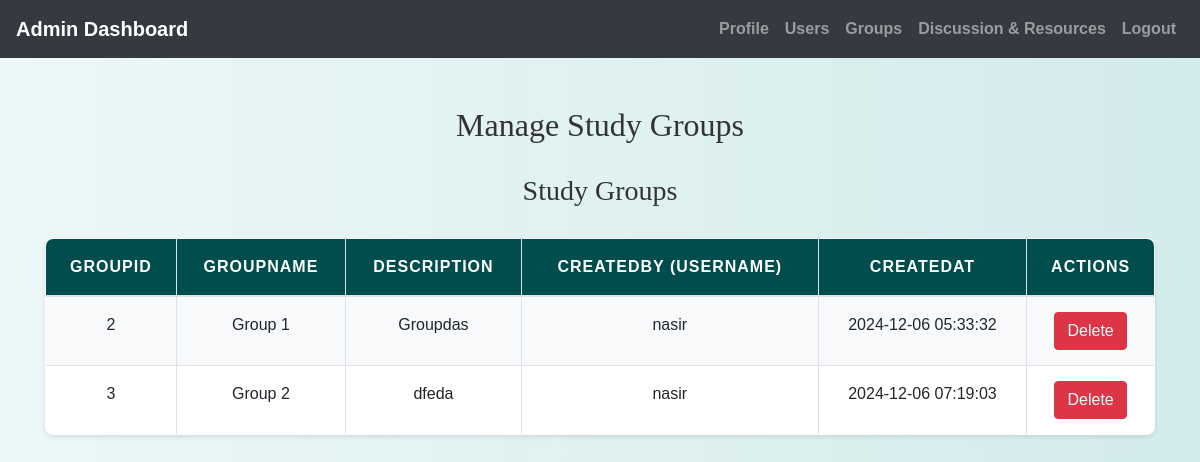
/admin/manage_groups.php, run on an earlier commit of the app's database.
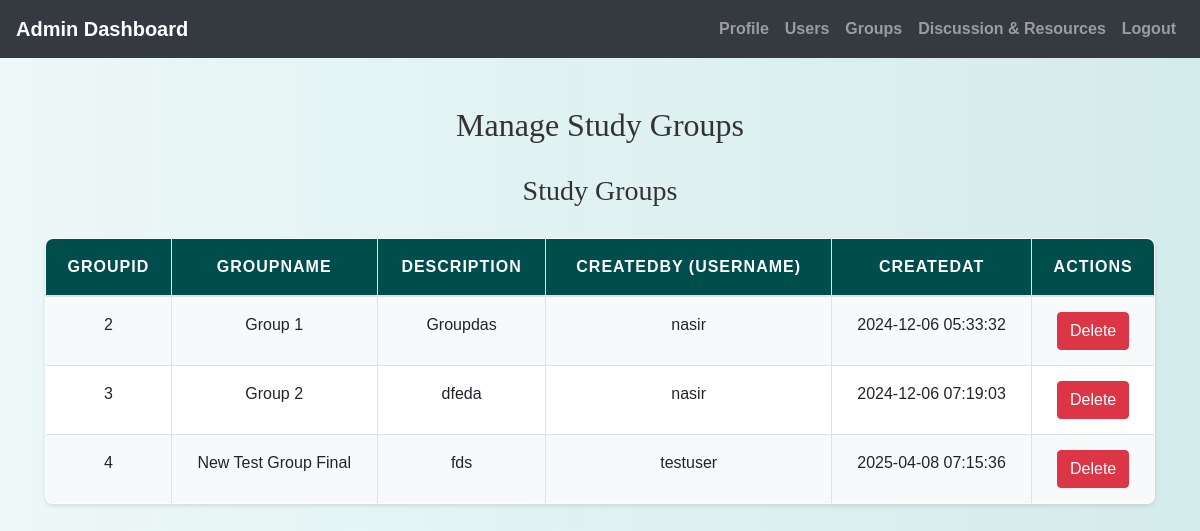
And on a later commit of the database.
### tables this page shows
CREATE TABLE `studygroups` (
  `GroupID` int(11) NOT NULL,
  `GroupName` varchar(255) NOT NULL,
  `Description` text DEFAULT NULL,
  `CreatedBy` int(11) NOT NULL,
  `CreatedAt` timestamp NOT NULL DEFAULT current_timestamp()
);

CREATE TABLE `users` (
  `id` int(11) NOT NULL,
  `username` varchar(50) NOT NULL,
  `password` varchar(255) NOT NULL,
  `email` varchar(100) NOT NULL,
  `phone` varchar(20) NOT NULL,
  `age` int(11) DEFAULT NULL,
  `full_name` varchar(255) NOT NULL,
  `bio` text DEFAULT NULL,
  `created_at` datetime DEFAULT current_timestamp(),
  `status` enum('pending','approved','rejected') NOT NULL DEFAULT 'pending'
);

### admin/manage_groups.php (the view, shortened to what this page needs)
<?php
include('config.php');
$sql_groups = "SELECT g.*, u.username FROM studygroups g
               JOIN users u ON g.CreatedBy = u.id";
$result_groups = mysqli_query($conn, $sql_groups);
?>
<!DOCTYPE html>
<html lang="en">
<head>
    <link rel="stylesheet" href="https://maxcdn.bootstrapcdn.com/bootstrap/4.5.2/css/bootstrap.min.css">
    <link rel="stylesheet" href="../css/style.css">
</head>
<body>
<?php include('admin_navbar.php'); ?>
<div class="container mt-5">
    <h2 class="text-center">Manage Study Groups</h2>
    <h3>Study Groups</h3>
    <?php if (mysqli_num_rows($result_groups) == 0): ?>
        <div class="alert alert-warning" role="alert">
            No groups found.
        </div>
    <?php else: ?>
        <table class="table table-bordered">
            <thead>
                <tr>
                    <th>GroupID</th>
                    <th>GroupName</th>
                    <th>Description</th>
                    <th>CreatedBy (Username)</th>
                    <th>CreatedAt</th>
                    <th>Actions</th>
                </tr>
            </thead>
            <tbody>
                <?php while ($group = mysqli_fetch_assoc($result_groups)): ?>
                    <tr>
                        <td><?php echo $group['GroupID']; ?></td>
                        <td><?php echo $group['GroupName']; ?></td>
                        <td><?php echo $group['Description']; ?></td>
                        <td><?php echo $group['username']; ?></td>
                        <td><?php echo $group['CreatedAt']; ?></td>
                        <td>
                            <a href="manage_groups.php?delete_group_id=<?php echo $group['GroupID']; ?>" class="btn btn-danger" onclick="return confirm('Are you sure you want to delete this group and all its members?');">Delete</a>
                        </td>
                    </tr>
                <?php endwhile; ?>
            </tbody>
        </table>
    <?php endif; ?>
</div>
</body>
</html>

### admin/admin_navbar.php (shortened to what this page needs)
<nav class="navbar navbar-expand-lg navbar-dark bg-dark">
  <a class="navbar-brand" href="admin_home.php">Admin Dashboard</a>
  <div class="collapse navbar-collapse" id="navbarNav">
    <ul class="navbar-nav ml-auto">
      <li class="nav-item ">
        <a class="nav-link" href="update_admin.php">Profile</a>
      </li>
      <li class="nav-item ">
        <a class="nav-link" href="manage_users.php">Users</a>
      </li>
      <li class="nav-item ">
        <a class="nav-link" href="manage_groups.php">Groups</a>
      </li>
      <li class="nav-item ">
        <a class="nav-link" href="manage_resources_and_discussions.php">Discussion & Resources</a>
      </li>
      <li class="nav-item">
        <a class="nav-link" href="logout.php">Logout</a>
      </li>
    </ul>
  </div>
</nav>

### css/style.css (style rules this page uses)
body { background: linear-gradient(90deg, rgba(233, 246, 246, 0.831), rgba(207, 233, 233, 0.9)); font-family: 'Arial', sans-serif; color: #333; line-height: 1.6; }
h1, h2, h3, h4 { text-align: center; margin-top: 30px; margin-bottom: 30px; font-family: 'Georgia', serif; }
.container { margin-bottom: 40px; }
.table { width: 100%; border-collapse: collapse; margin-top: 20px; font-size: 16px; background-color: #ffffff; border-radius: 8px; overflow: hidden; box-shadow: 0 2px 4px rgba(0, 0, 0, 0.1); }
.table th, .table td { padding: 15px; border: 1px solid #dee2e6; text-align: center; }
.table thead th { background-color: #004d4d; color: white; font-weight: bold; text-transform: uppercase; letter-spacing: 1px; }
.table tbody tr:nth-child(odd) { background-color: #f8f9fa; }
a { color: #006666; text-decoration: none; font-weight: bold; }

What changed in the data, as far as the page shows it:
added studygroups: GroupID "4", GroupName "New Test Group Final", Description "fds", CreatedBy.username "testuser", CreatedAt "2025-04-08 07:15:36"
